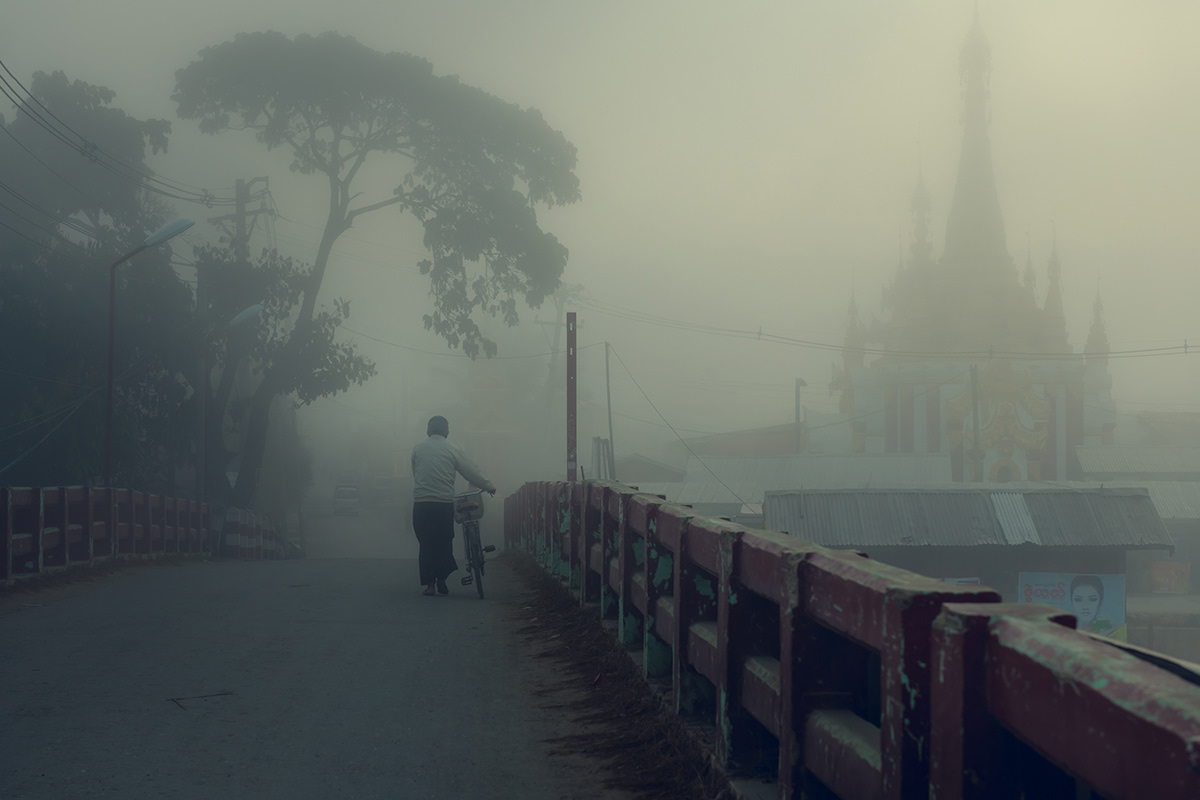
#> input picture try9/foggyimage_person.jpg, 1200 x 800 px, found by its file name
$ python try9.py
#> lines starting #> are read from the running program, lines starting #| are printed output that depends on the picture
import cv2
import numpy as np


def dark_channel(image, size=15):
    """Calculate the dark channel of an image."""
    min_channel = np.min(image, axis=2)
    kernel = cv2.getStructuringElement(cv2.MORPH_RECT, (size, size))
    dark_channel = cv2.erode(min_channel, kernel)
    return dark_channel


def estimate_atmospheric_light(image, dark_channel):
    """Estimate atmospheric light in the image."""
    h, w = dark_channel.shape
    num_pixels = h * w
    num_brightest = int(max(num_pixels // 1000, 1))  # Top 0.1% brightest pixels
    indices = np.argpartition(dark_channel.flatten(), -num_brightest)[-num_brightest:]
    return np.mean(image.reshape(-1, 3)[indices], axis=0)


def recover_image(image, dark_channel, atmospheric_light, t0=0.1):
    """Recover the scene radiance."""
    atmospheric_light = atmospheric_light.reshape(1, 1, 3)  # Reshape for broadcasting

    # Compute the transmission map
    transmission = 1 - t0 * dark_channel[:, :, np.newaxis] / atmospheric_light
    transmission = np.clip(transmission, 0.1, 1)

    # Recover the image
    recovered_image = np.empty_like(image, dtype=np.float32)
    for i in range(3):  # For each channel
        recovered_image[:, :, i] = (
            image[:, :, i] - atmospheric_light[0, 0, i]
        ) / transmission[:, :, 0] + atmospheric_light[0, 0, i]

    recovered_image = np.clip(recovered_image, 0, 255).astype(np.uint8)
    return recovered_image


def clahe(image):
    """Apply CLAHE to the image."""
    lab_image = cv2.cvtColor(image, cv2.COLOR_BGR2LAB)
    l_channel, a_channel, b_channel = cv2.split(lab_image)

    # Apply CLAHE to the L channel
    clahe = cv2.createCLAHE(clipLimit=3.0, tileGridSize=(8, 8))
    clahe_l_channel = clahe.apply(l_channel)

    # Merge channels back
    lab_image = cv2.merge((clahe_l_channel, a_channel, b_channel))
    return cv2.cvtColor(lab_image, cv2.COLOR_LAB2BGR)


def sharpen_image(image):
    """Sharpen the image using a kernel."""
    kernel = np.array([[0, -1, 0], [-1, 5, -1], [0, -1, 0]])
    sharpened_image = cv2.filter2D(image, -1, kernel)
    return sharpened_image


def enhance_color(image, alpha=1.5):
    """Enhance the color by increasing saturation."""
    hsv_image = cv2.cvtColor(image, cv2.COLOR_BGR2HSV)

    # Increase the saturation
    h, s, v = cv2.split(hsv_image)
    s = cv2.multiply(s, alpha)  # Increase saturation
    s = np.clip(s, 0, 255)  # Ensure saturation stays within bounds

    # Merge channels back
    hsv_image = cv2.merge((h, s, v))
    return cv2.cvtColor(hsv_image, cv2.COLOR_HSV2BGR)


def dehaze_and_enhance(image_path, output_path):
    # Load the foggy image
    image = cv2.imread(image_path)
#> image is the input picture: shape (800, 1200, 3); mean B, G, R 103, 108.5, 102.4
    if image is None:
        print("Error: Image not found. Please check the input path.")
        return

    # Step 1: Compute the dark channel
    dark_channel_image = dark_channel(image)
#> in dark_channel, `dark_channel = cv2.erode(min_channel, kernel)`:
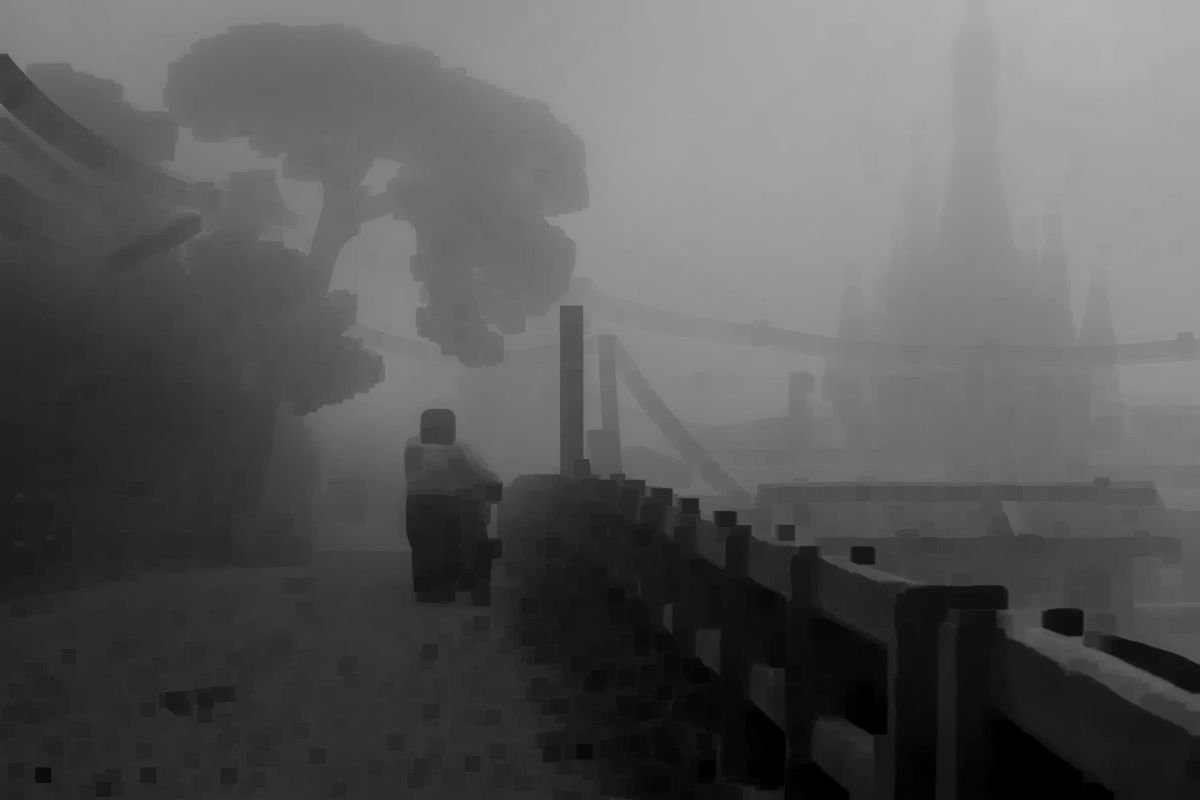
#> dark_channel: shape (800, 1200); min 0, max 178, mean 89.3

    # Step 2: Estimate atmospheric light
    atmospheric_light = estimate_atmospheric_light(image, dark_channel_image)
#> in estimate_atmospheric_light, `indices = np.argpartition(dark_channel.flatten(), -num_brightest)[-num..`: indices = 960 values, max 34696 at index 165, min 1079 at index 625, mean 14627.4
#> atmospheric_light = [177.9, 205.9, 206.8]

    # Step 3: Recover the image
    recovered_image = recover_image(image, dark_channel_image, atmospheric_light)
#> in recover_image, `atmospheric_light = atmospheric_light.reshape(1, 1, 3)`: atmospheric_light = [[177.9, 205.9, 206.8]]

    # Step 4: Enhance color on the recovered image
    color_enhanced_image = enhance_color(recovered_image)
#> in enhance_color, `hsv_image = cv2.cvtColor(image, cv2.COLOR_BGR2HSV)`: hsv_image: shape (800, 1200, 3); mean H, S, V 76.3, 46.3, 107.7
#> in enhance_color, `hsv_image = cv2.merge((h, s, v))`: hsv_image: shape (800, 1200, 3); mean H, S, V 76.3, 68.5, 107.7

    # Step 5: Apply CLAHE to the color-enhanced image
    clahe_image = clahe(color_enhanced_image)
#> in clahe, `lab_image = cv2.cvtColor(image, cv2.COLOR_BGR2LAB)`: lab_image: shape (800, 1200, 3); mean of channels 0, 1, 2 105.8, 123.5, 130
#> in clahe, `l_channel, a_channel, b_channel = cv2.split(lab_image)`:
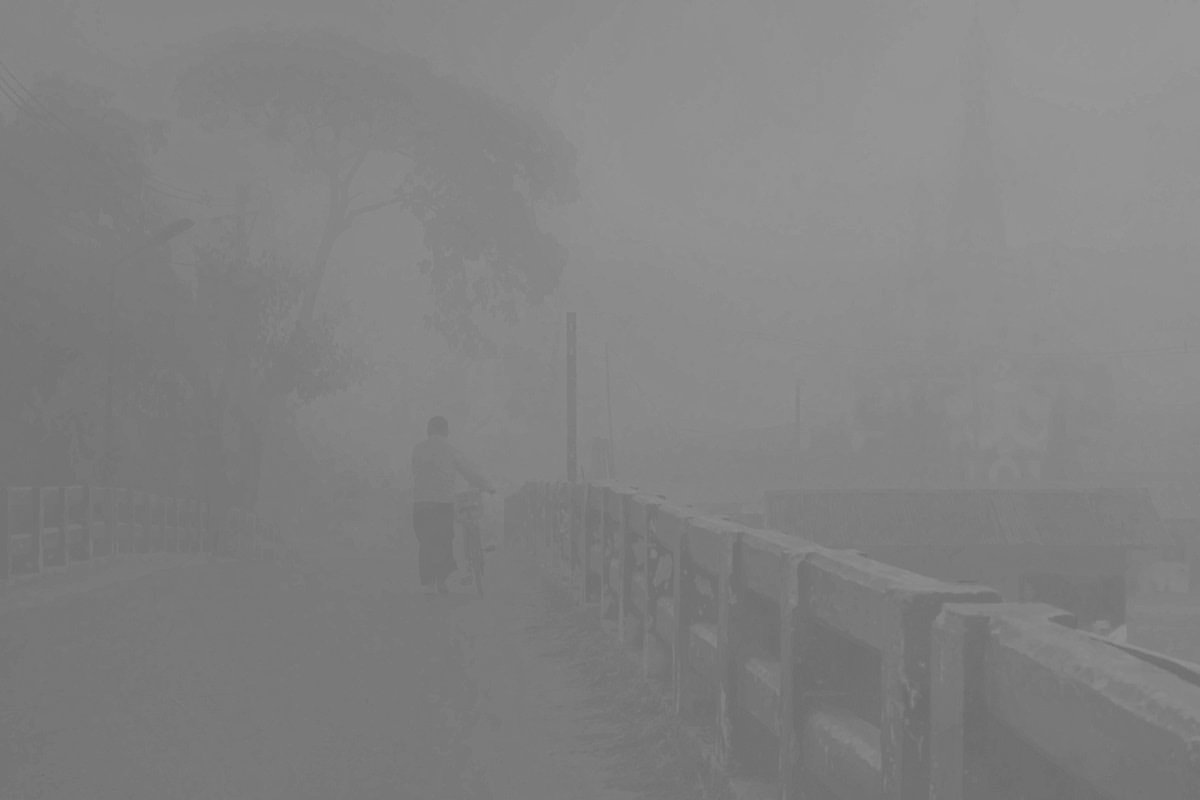
#> b_channel: shape (800, 1200); min 108, max 152, mean 130
#> in clahe, `clahe_l_channel = clahe.apply(l_channel)`:
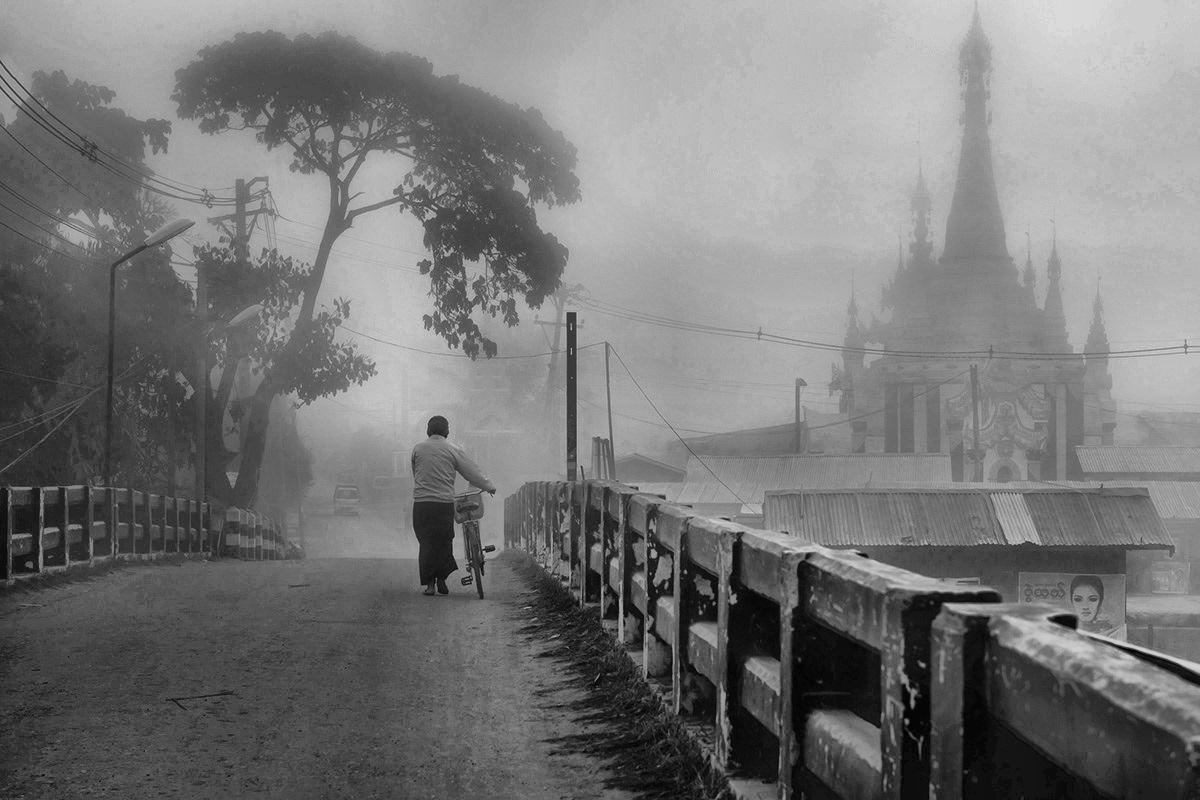
#> clahe_l_channel: shape (800, 1200); min 2, max 220, mean 119.7
#> in clahe, `lab_image = cv2.merge((clahe_l_channel, a_channel, b_channel))`: lab_image: shape (800, 1200, 3); mean of channels 0, 1, 2 119.7, 123.5, 130
#> in clahe, `return cv2.cvtColor(lab_image, cv2.COLOR_LAB2BGR)`:
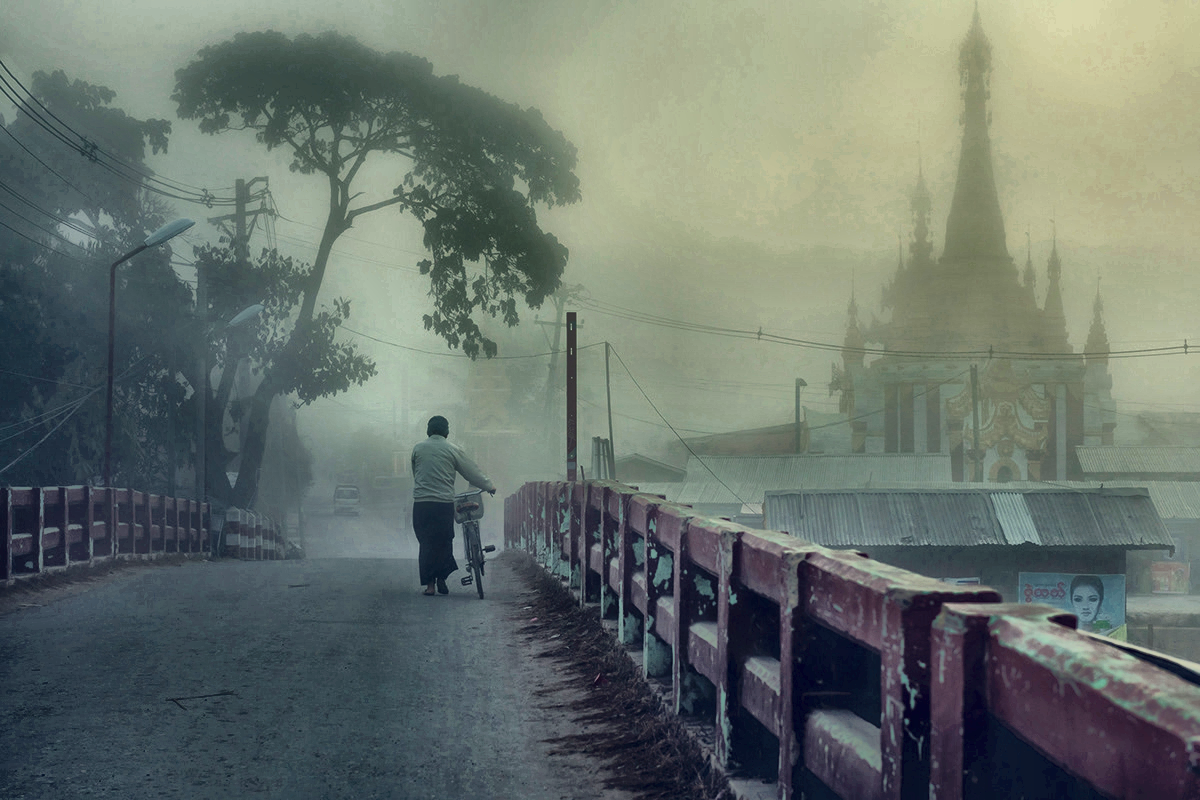
#> returned value: shape (800, 1200, 3); mean B, G, R 108.6, 115.7, 105.6

    # Step 6: Sharpen the CLAHE image
    sharpened_image = sharpen_image(clahe_image)

    # Save the result
    cv2.imwrite(output_path, sharpened_image)

    # Display the original and enhanced images
    cv2.imshow("Original Image", image)
    cv2.imshow("Enhanced Image", sharpened_image)
    cv2.waitKey(0)
    cv2.destroyAllWindows()


# Example usage
dehaze_and_enhance(
    "C:/Users/hassa/OneDrive - Umich/Desktop/2024 HACKATHON/HackDearborn24/try9/foggyimage_person.jpg",
    "C:/Users/hassa/OneDrive - Umich/Desktop/2024 HACKATHON/HackDearborn24/try9/dcp_clahe_sharpened_color_enhanced_image_person.jpg",
)
